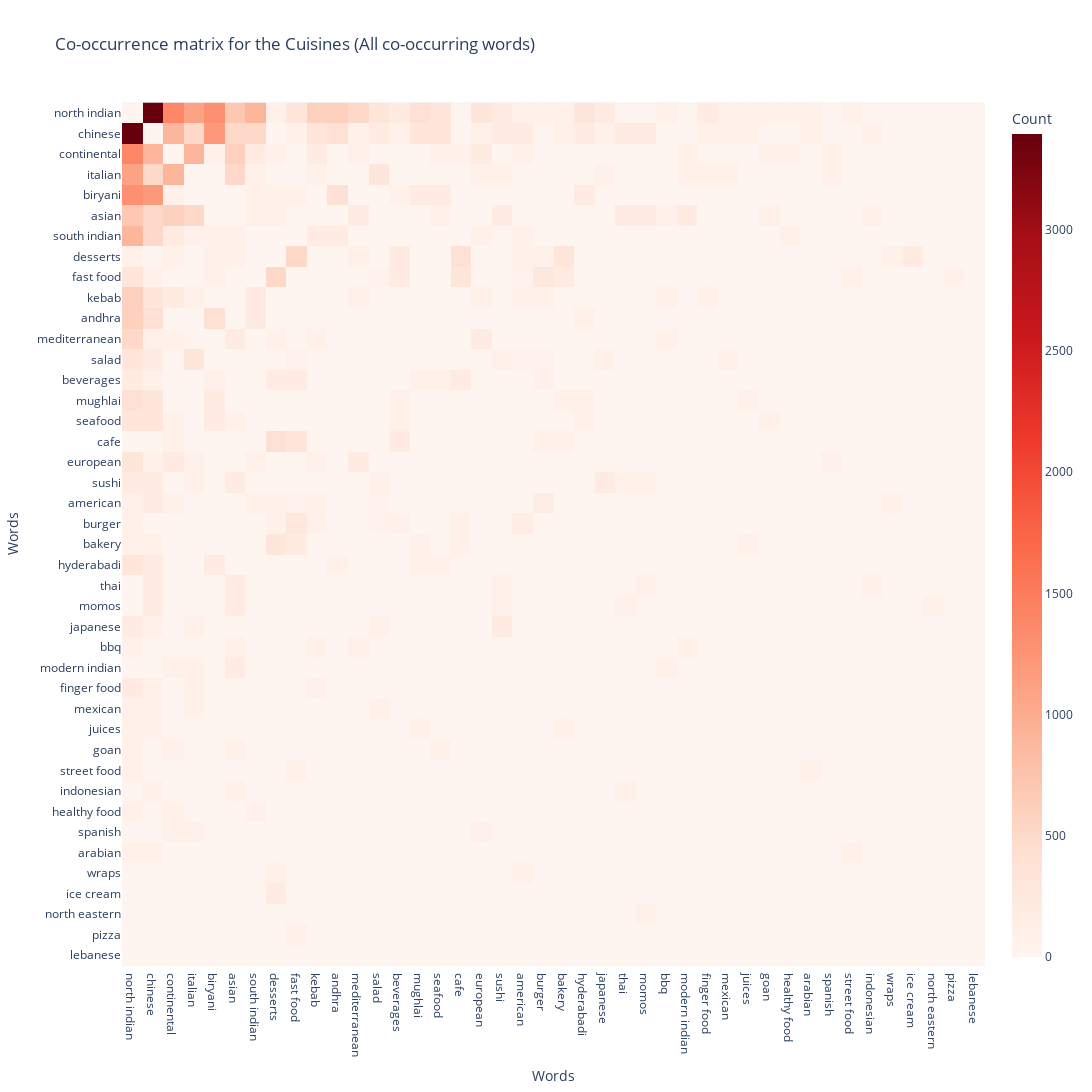

Write notebook code for a chart like this one.
### Code cell
fig = px.imshow(cuisines_cooccurrence_window.iloc[:, :], color_continuous_scale='reds', 
                labels=dict(x="Words", y="Words", color="Count"),
                title="Co-occurrence matrix for the Cuisines (All co-occurring words)", 
                width=1200, height=1200)

fig.show()

### Figure 1 — Plotly figure (JSON) as saved in the notebook; plotly's stock layout.template omitted (floating-point values rounded to 4 significant figures; data arrays with more than 128 entries replaced by an {"elided": "..."} marker saying what was removed)
{"data": [{"coloraxis": "coloraxis", "hovertemplate": "Words: %{x}<br>Words: %{y}<br>Count: %{z}<extra></extra>", "name": "0", "type": "heatmap", "x": ["north indian", "chinese", "continental", "italian", "biryani", "asian", "south indian", "desserts", "fast food", "kebab", "andhra", "mediterranean", "salad", "beverages", "mughlai", "seafood", "cafe", "european", "sushi", "american", "burger", "bakery", "hyderabadi", "japanese", "thai", "momos", "bbq", "modern indian", "finger food", "mexican", "juices", "goan", "healthy food", "arabian", "spanish", "street food", "indonesian", "wraps", "ice cream", "north eastern", "pizza", "lebanese"], "xaxis": "x", "y": ["north indian", "chinese", "continental", "italian", "biryani", "asian", "south indian", "desserts", "fast food", "kebab", "andhra", "mediterranean", "salad", "beverages", "mughlai", "seafood", "cafe", "european", "sushi", "american", "burger", "bakery", "hyderabadi", "thai", "momos", "japanese", "bbq", "modern indian", "finger food", "mexican", "juices", "goan", "street food", "indonesian", "healthy food", "spanish", "arabian", "wraps", "ice cream", "north eastern", "pizza", "lebanese"], "yaxis": "y", "z": {"elided": "42x42 int values"}}], "layout": {"coloraxis": {"colorbar": {"title": {"text": "Count"}}, "colorscale": [[0, "rgb(255,245,240)"], [0.125, "rgb(254,224,210)"], [0.25, "rgb(252,187,161)"], [0.375, "rgb(252,146,114)"], [0.5, "rgb(251,106,74)"], [0.625, "rgb(239,59,44)"], [0.75, "rgb(203,24,29)"], [0.875, "rgb(165,15,21)"], [1, "rgb(103,0,13)"]]}, "height": 1200, "title": {"text": "Co-occurrence matrix for the Cuisines (All co-occurring words)"}, "width": 1200, "xaxis": {"anchor": "y", "constrain": "domain", "domain": [0, 1], "scaleanchor": "y", "title": {"text": "Words"}}, "yaxis": {"anchor": "x", "autorange": "reversed", "constrain": "domain", "domain": [0, 1], "title": {"text": "Words"}}}}
